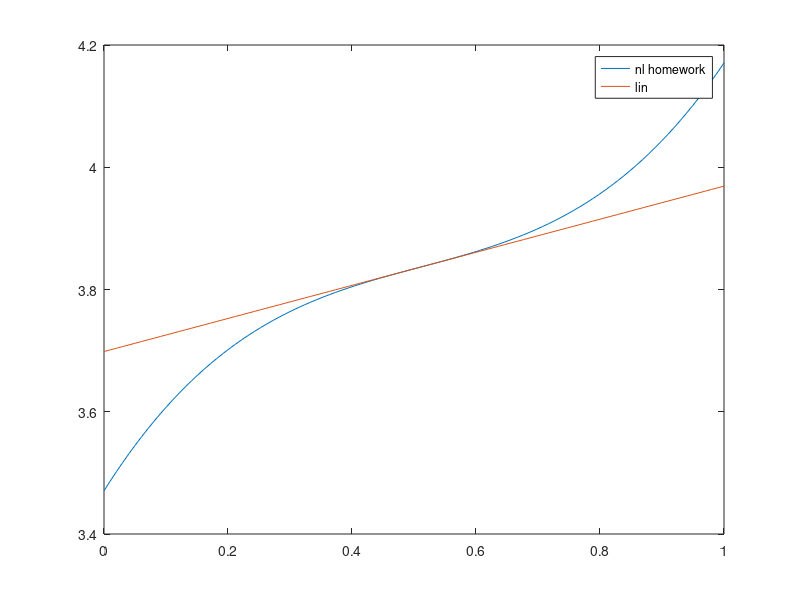

This figure's MATLAB source:
% 1 RC parameters
R0 = .05;
R1 = .005;
C = 500;
Q = 3600;

% polynomail OCV linearization from homework
p_0 = 3.4707;
p_1 = 1.6112;
p_2 = -2.6287; 
p_3 = 1.7175;

% from project OCV(SOC) fit
p_0_2 = 3.64021760674922;
p_1_2 = 0.168800688918405;
p_2_2 = 0.951263116462285;
p_3_2 = -0.547527330994019;

% linearization test
z_vec = linspace(0, 1, 100);
ocv_nl = p_0 + p_1 * z_vec + p_2 * z_vec.^2 + p_3 * z_vec.^3;
ocv_nl_2 = p_0_2 + p_1_2 * z_vec + p_2_2 * z_vec.^2 + p_3_2 * z_vec.^3;
y_eq = (p_0 + .5 * p_1 + .25 * p_2 + .125 * p_3);
dy_dz_mult = (p_1 + p_2 + 3/4 * p_3) * -0.5;
ocv_lin = (p_1 + p_2 + 3/4 * p_3) .* z_vec + y_eq + dy_dz_mult;

plot(z_vec, ocv_nl, 'DisplayName', 'nl homework');
hold on
%plot(z_vec, ocv_nl_2, 'DisplayName', 'nl curve fit');
%hold on
plot(z_vec, ocv_lin, 'DisplayName', 'lin');
legend;

A_mat = [0, 0; 0, - 1 / (C*R1)];

B_mat = [1/Q; 1/C];

C_mat = [1, 0; 0, 1; p_1 + p_2 + 3*p_3 / 4, 0];

D_dummy = [0; 0; 0];

%C_mat = eye(2);

%D_dummy = [0;0];

% initial conditions
z0 = 0.5;
V_c0 = 0;
x0 = [z0, V_c0]; 

% 5th order poly
%p_5 = 20.9865358625928;
%p_4 = -52.9516197704481;
%p_3 = 48.7434451832868;
%p_2 = -19.7495647885364;
%p_1 = 3.74878321288425;
%p_0 = 3.28229043218463;
